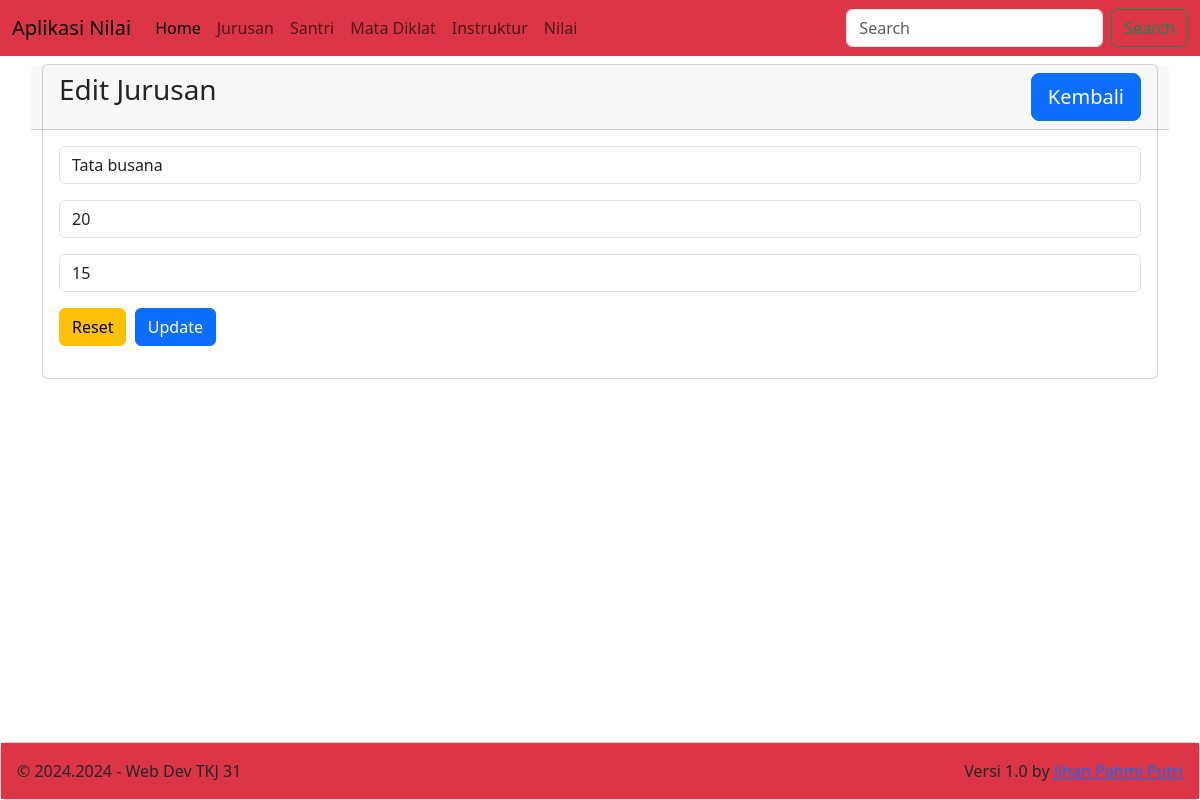
Screenshot of /?m=jurusan&s=edit&id=1 with the database file from the repository.
### tables this page shows
CREATE TABLE `majors` (
  `id` int(11) NOT NULL,
  `name` varchar(75) DEFAULT NULL,
  `capacity` int(11) DEFAULT NULL,
  `fill` int(11) DEFAULT NULL
);

### jurusan/edit.php (the view, shortened to what this page needs)
<div class="row">
    <div class="col-12">
        <div class="card">
            <div class="card-header row">
                <div class="card-title h3 col-8">Edit Jurusan</div>
                <div class="col-4">
                    <a href="?m=jurusan&s=view" class="btn btn-lg btn-primary float-end">Kembali</a>
                </div>
            </div>
            <?php
            include_once('config.php');
            $id = $_GET ['id'];
            $sql = "SELECT * FROM majors WHERE id='$id'";
            $query = mysqli_query($con, $sql);
            $r = mysqli_fetch_array($query);
            ?>
            <div class="card-body">
                <form action="?m=jurusan&s=update" method="post">
                    <div class="mb-3">
                    <input type="text" name="name" value="<?=$r['name']?>" class="form-control" placeholder="Nama Jurusan" required autofocus>
                    </div>
                    <div class="mb-3">
                    <input type="number" name="capacity" value="<?=$r['capacity']?>" class="form-control" placeholder="Kapasitas" required autofocus>
                    </div>
                    <div class="mb-3">
                    <input type="number" name="fill" value="<?=$r['fill']?>" class="form-control" placeholder="Terisi">
                    </div>
                    <div class="mb-3">
                    <input type="reset" class="btn btn-warning">&nbsp;
                    <input type="submit" name="update" value="Update" class="btn btn-primary">
                    </div>
                </form>
            </div>
        </div>
    </div>
</div>

### rows the page displays
majors: name "Tata busana", capacity "20", fill "15"
